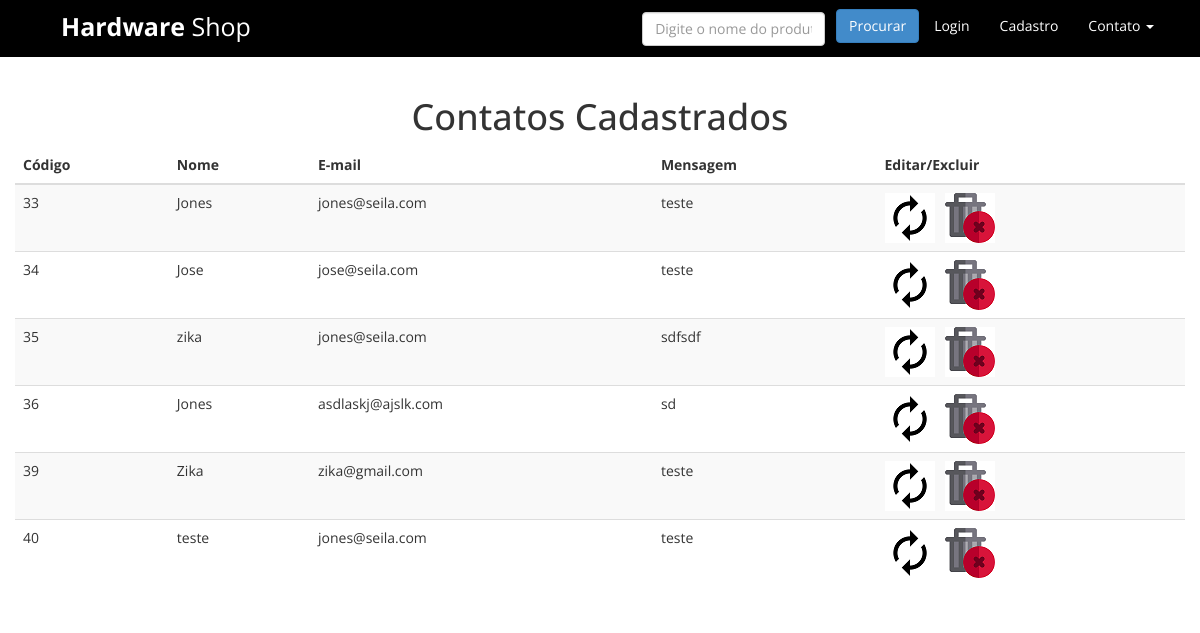
Page /view/buscarcontatos.php on the committed database.
### tables this page shows
CREATE TABLE `contato` (
  `idcontato` int(11) NOT NULL,
  `nome` varchar(30) NOT NULL,
  `email` varchar(50) NOT NULL,
  `mensagem` varchar(500) NOT NULL
);

### persistence/conexaobanco.class.php (called while the page is built, shortened)
<?php
class ConexaoBanco extends PDO{
  private static $instance = null;
  public static function getInstance(){
    if(!isset(self::$instance)){
      try{
      self::$instance = new ConexaoBanco ("mysql:dbname=lojahardware;host=localhost","root","");
    }catch(PDOException $e){
      echo "Erro ao conectar. " .$e;
    }
    }
    return self::$instance;
  }
}
 ?>

### dao/contatodao.class.php (called while the page is built, shortened)
<?php
  require '../persistence/conexaobanco.class.php';
  class ContatoDAO {
    private $conexao = null;
    public function __construct(){
      $this->conexao = ConexaoBanco::getInstance();
    }
  public function buscarContatos(){
    try {
      $stat = $this->conexao->query("SELECT * FROM contato");
      $array = $stat->fetchALL(PDO::FETCH_CLASS,'Contato');
      $this->conexao = null;
      return $array;
    }catch(PDOException $e){
      echo "Não foi possivel buscar os contatos." .$e;
    }
  }
}
 ?>

### model/contato.class.php (called while the page is built, shortened)
<?php
  class Contato{
    public function __get($atributo){
      return $this->$atributo;
    }
  }
 ?>

### view/buscarcontatos.php (the view, shortened to what this page needs)
<!DOCTYPE html>
<html lang="pt-br" dir="ltr">
  <head>
    <link href="../css/bootstrap.css" rel="stylesheet">
    <link href="../css/font-awesome.min.css" rel="stylesheet" />
    <link href="../css/style.css" rel="stylesheet" />
  </head>
  <body>
    <main>
      <header>
        <nav class="navbar navbar-default" role="navigation">
            <div class="container-fluid">
                <div class="navbar-header">
                    <a class="navbar-brand" href="../index.php"><strong>Hardware</strong> Shop</a>
                </div>
                <div class="collapse navbar-collapse" id="bs-example-navbar-collapse-1">
                    <ul class="nav navbar-nav navbar-right">
                        <li><a href="#">Login</a></li>
                        <li><a href="#">Cadastro</a></li>
                        <li class="dropdown">
                            <a href="#" class="dropdown-toggle" data-toggle="dropdown">Contato <b class="caret"></b></a>
                        </li>
                    </ul>
                    <form class="navbar-form navbar-right" role="search">
                        <div class="form-group">
                            <input type="text" placeholder="Digite o nome do produto" class="form-control">
                        </div>
                        <button type="submit" class="btn btn-primary">Procurar</button>
                    </form>
                </div>
            </div>
        </nav>
      </header>
      <section class="home container-fluid" id="home">
            <h1 class="text-center"> Contatos Cadastrados </h1>
            <?php
              include '../dao/contatodao.class.php';
              include '../model/contato.class.php';
              $contatoDAO = new ContatoDAO();
              $contatos = $contatoDAO->buscarcontatos();
             ?>
             <table class="table table-striped table-hover">
               <thead>
                 <tr>
                   <th>Código</th>
                   <th>Nome</th>
                   <th>E-mail</th>
                   <th>Mensagem</th>
                   <th>Editar/Excluir</th>
                 </tr>
               </thead>
               <tbody>
                 <?php
                    foreach ($contatos as $c) {
                      echo "<tr>";
                      echo "<td>".$c->idcontato."</td>";
                      echo "<td>".$c->nome."</td>";
                      echo "<td>".$c->email."</td>";
                      echo "<td>".$c->mensagem."</td>";
                      echo "<td>
<a href='../controller/contato.controller.php''><img src='../img/edita.png' alt='Icone Edição'></a>&nbsp;&nbsp;
<a href='../controller/contato.controller.php?op=alterar&idcontato=$c->idcontato'>
                                <img src='../img/apagar.png' alt='Icone Excluir'>
                              </a>
                            </td>";
                      echo "</tr>";
                    }
                  ?>
               </tbody>
             </table>
          </section>
        </main>
      </body>
    </html>

### css/style.css (style rules this page uses)
.text-center { text-align:center; }
h1, h2, h3, h4, h5, h6 { font-family:'Open Sans', sans-serif; }
.navbar-brand { font-size: 25px; padding: 15px 80px 15px 60px; }
.navbar-default .navbar-brand { color: #000000; }
.navbar-default { background-color: #000000; border-color: #000000; }
.navbar { border-radius: 0px; }
.navbar-default .navbar-nav > li > a { color: #FFF; }
.navbar-default .navbar-brand { color: #FFFFFF; }
.btn { margin-bottom:5px; }

### rows in the picture
contato: idcontato "33", nome "Jones", email "jones@seila.com", mensagem "teste"
contato: idcontato "34", nome "Jose", email "jose@seila.com", mensagem "teste"
contato: idcontato "35", nome "zika", email "jones@seila.com", mensagem "sdfsdf"
contato: idcontato "36", nome "Jones", email "asdlaskj@ajslk.com", mensagem "sd"
contato: idcontato "39", nome "Zika", email "zika@gmail.com", mensagem "teste"
contato: idcontato "40", nome "teste", email "jones@seila.com", mensagem "teste"
